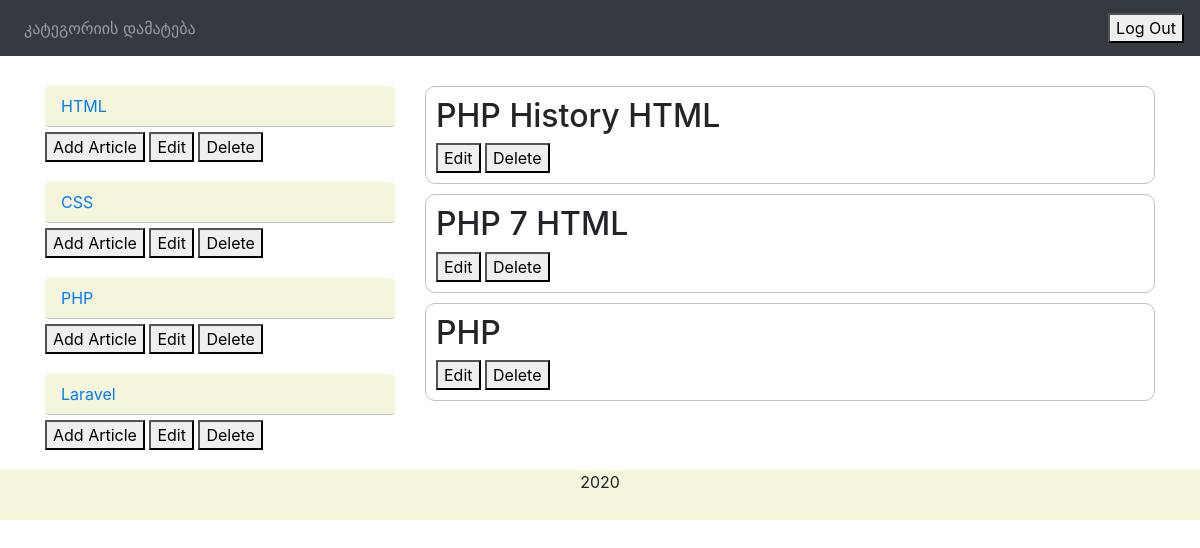
The app's page /blog/admin/index.php?cat=3 (signed in) with its own data.
### tables this page shows
CREATE TABLE `categories` (
  `id` int(6) UNSIGNED NOT NULL,
  `title` varchar(200) NOT NULL,
  `author_id` int(6) UNSIGNED DEFAULT NULL,
  `created_at` timestamp NOT NULL DEFAULT current_timestamp() ON UPDATE current_timestamp()
);

CREATE TABLE `articles` (
  `id` int(6) UNSIGNED NOT NULL,
  `title` varchar(200) NOT NULL,
  `text` text NOT NULL,
  `add_date` date DEFAULT NULL,
  `author_id` int(6) UNSIGNED DEFAULT NULL,
  `view` int(6) DEFAULT NULL,
  `created_at` timestamp NOT NULL DEFAULT current_timestamp() ON UPDATE current_timestamp()
);

### blog/admin/blocks/leftnav.php (the view, shortened to what this page needs)
<?php
    $stmt = $pdo->prepare("SELECT id, title FROM categories ORDER BY id");
    $stmt->execute();
    $stmt->setFetchMode(PDO::FETCH_ASSOC);
    $rows = $stmt->fetchAll();
?>
<div class="col-sm-4">
    <ul class="nav nav-pills flex-column nav-left">
        <?php
            foreach ($rows as $row){
        ?>
        <li class="nav-item" style="margin-bottom: 20px">
            <a class="nav-link" href="?cat=<?=$row['id']?>" style="margin-bottom: 5px"><?=$row['title']?></a>
            <button>Add Article</button>
            <button onclick="catedit(<?=$row['id']?>)" value="<?=$row['id']?>" data-toggle="modal" data-target="#catedit">Edit</button>
            <button>Delete</button>
        </li>
        <?php } ?>
    </ul>
</div>

### blog/admin/blocks/content.php (shortened to what this page needs)
<?php
    if(isset($_GET['cat'])){
        $cat = $_GET['cat'];
        $stmt = $pdo->prepare("SELECT articles.id, articles.title, articles.text, articles.add_date, articles.view,
                                      users.firstname, users.lastname FROM articles
                                INNER JOIN categoriestoarticles ON categoriestoarticles.article_id = articles.id
                                INNER JOIN users ON users.id = articles.author_id
                                WHERE categoriestoarticles.category_id=$cat ORDER BY articles.add_date DESC");
    }else if(isset($_GET['article'])){
        $article = $_GET['article'];
        $stmt = $pdo->prepare("UPDATE articles SET view = view + 1 WHERE id=$article");
        $stmt->execute();
        $stmt = $pdo->prepare("SELECT articles.id, articles.title, articles.text, articles.add_date, articles.view,
                                      users.firstname, users.lastname FROM articles
                                INNER JOIN categoriestoarticles ON categoriestoarticles.article_id = articles.id
                                INNER JOIN users ON users.id = articles.author_id
                                WHERE articles.id=$article");
    }
    $stmt->execute();
    $stmt->setFetchMode(PDO::FETCH_ASSOC);
    $rows = $stmt->fetchAll();
?>
<div class="col-sm-8">
    <?php
     if(!isset($_GET['article'])){
        foreach ($rows as $row){
    ?>
        <div class="article">
            <h2><?=$row['title']?></h2>
            <button>Edit</button>
            <button>Delete</button>
        </div>
    <?php } } ?>
</div>

### blog/admin/sass/style.css (style rules this page uses)
.nav-left a { background-color: beige; border-bottom: solid silver 1px; }
.article { border: solid silver 1px; margin-bottom: 10px; padding: 10px; border-radius: 10px; }

### records on screen
categories: title "HTML", $row['id'] 1 (drawn)
categories: title "CSS", $row['id'] 2 (drawn)
categories: title "PHP", $row['id'] 3 (drawn)
categories: title "Laravel", $row['id'] 4 (drawn)
articles: title "PHP History HTML"
articles: title "PHP 7 HTML"
articles: title "PHP"
